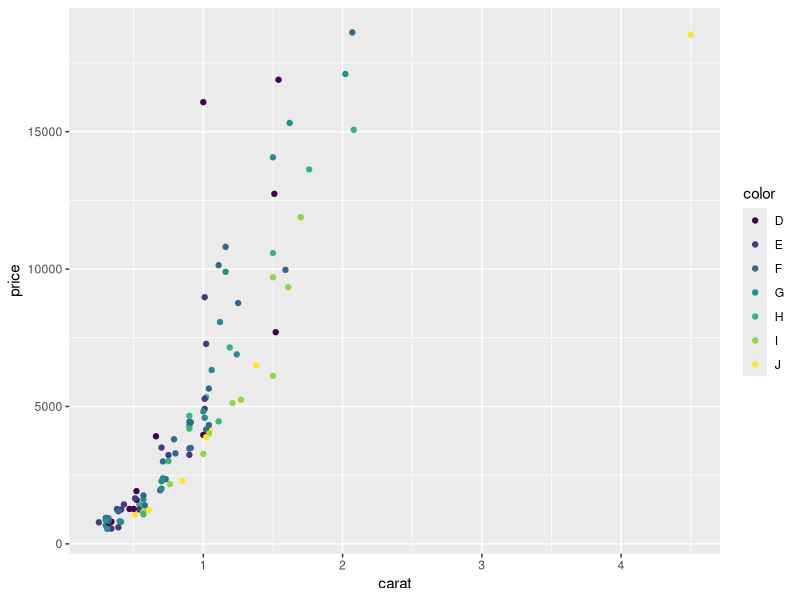
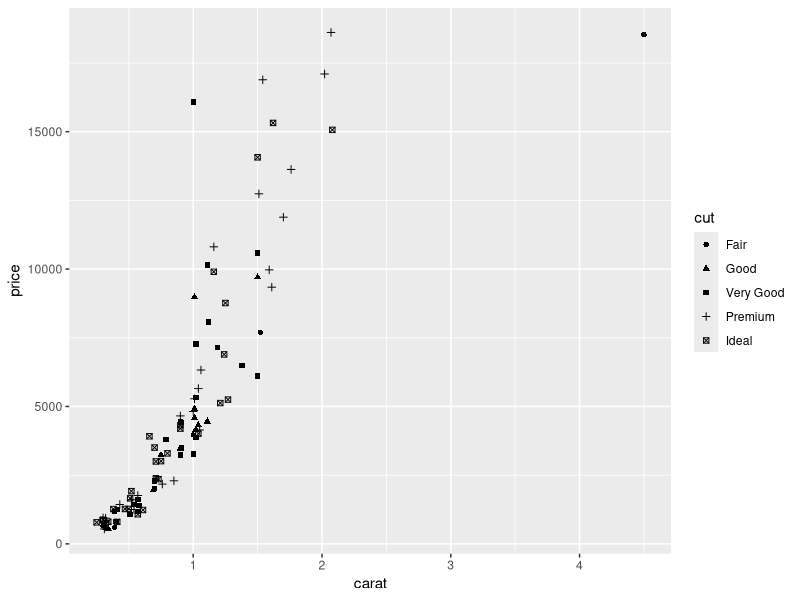
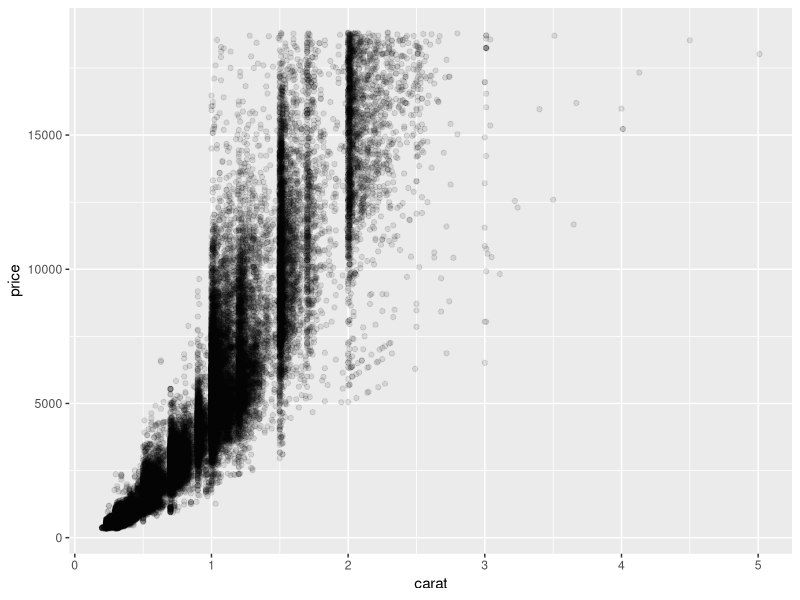
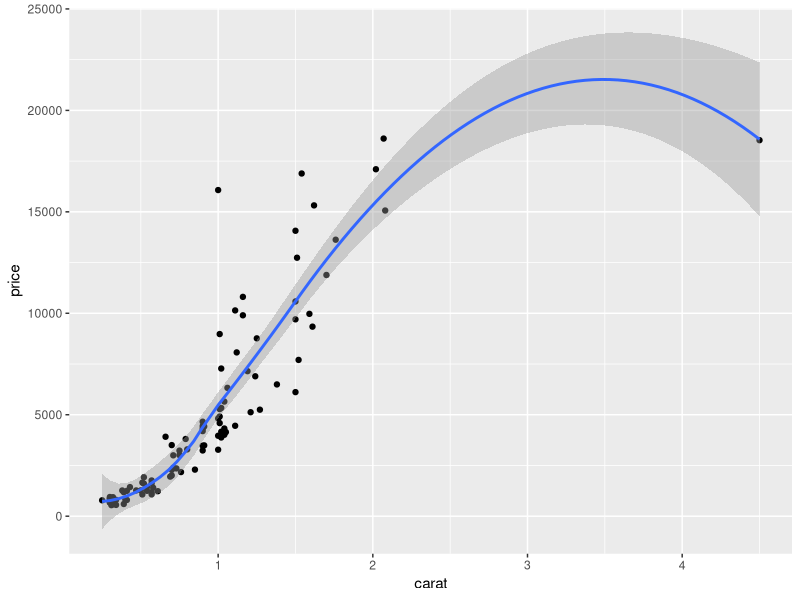
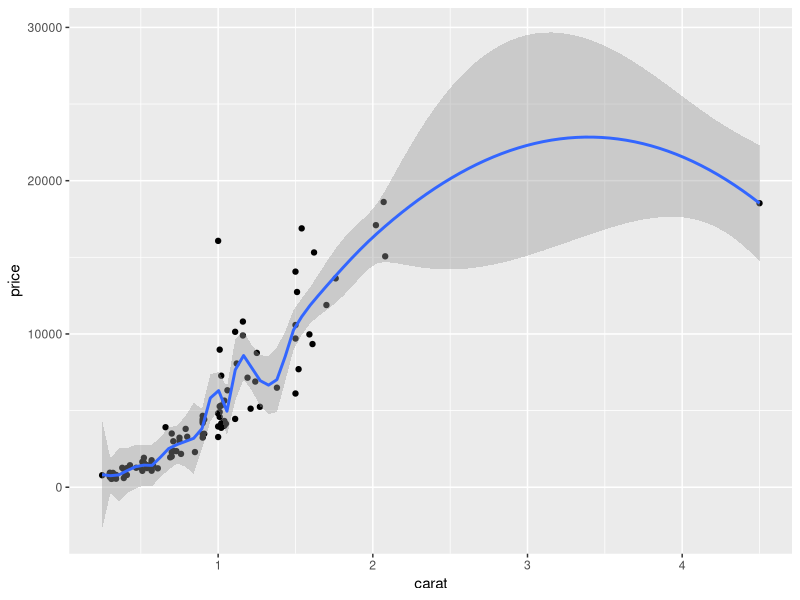
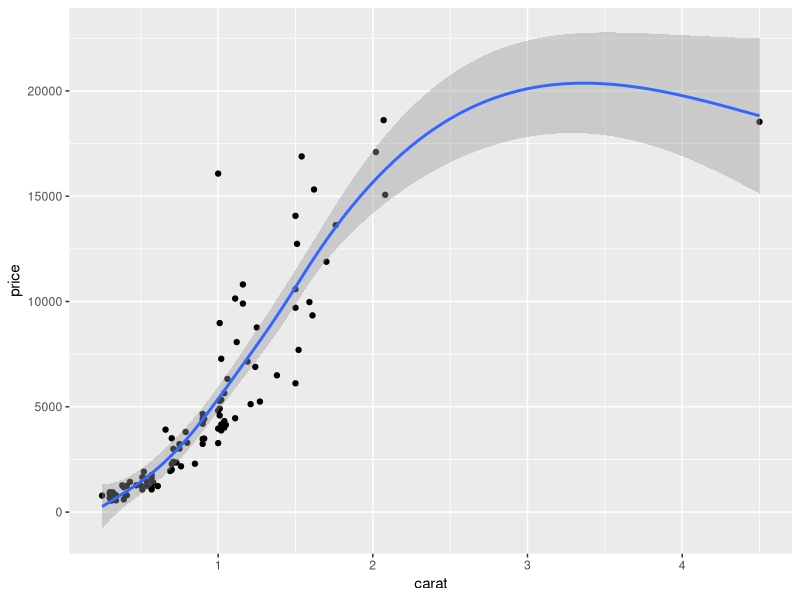
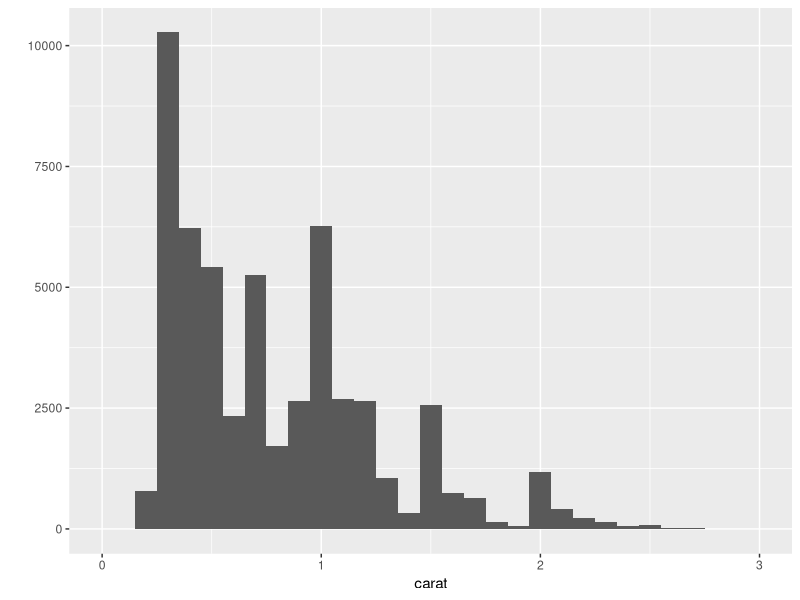
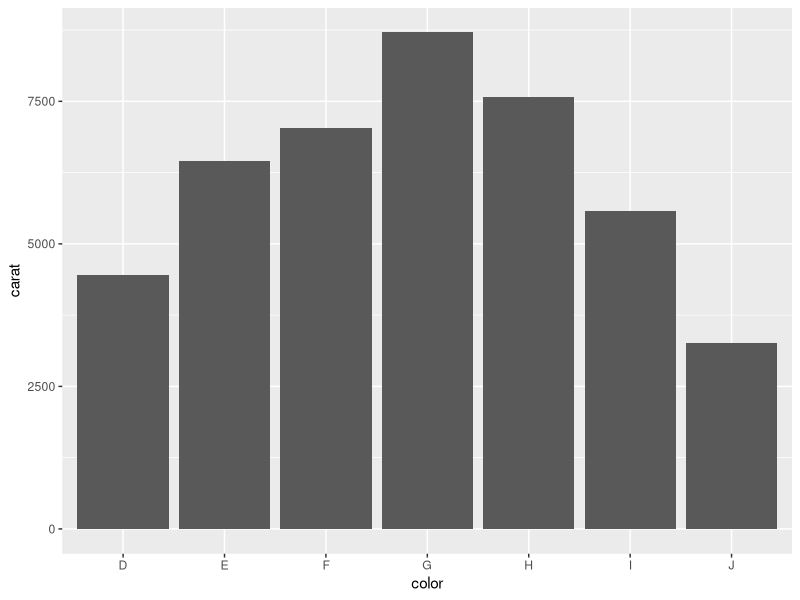

Here is the R script that generated these plots, in order: (Note: this script raises an error after producing the figures.)
## ---- chunk 1
library(ggplot2)
set.seed(1410) # Make the sample reproducible
dsmall <- diamonds[sample(nrow(diamonds), 100), ]
qplot(carat, price, data = dsmall, colour = color)
qplot(carat, price, data = dsmall, shape = cut)
qplot(carat, price, data = diamonds, alpha = I(1/10))
## ---- chunk 2
qplot(carat, price, data = dsmall, geom = c("point", "smooth"))
## ---- chunk 3
qplot(carat, price, data = dsmall, geom = c("point", "smooth"),span = 0.2)
## ---- chunk 4
qplot(carat, price, data = dsmall, geom = c("point", "smooth"),method = "gam",
formula = y ~ s(x, bs = "cs"))
## ---- chunk 5
qplot(carat, data = diamonds, geom = "histogram", binwidth = 0.1,xlim = c(0,3))
## ---- chunk 6
qplot(color, data = diamonds, geom = "bar", weight = carat) +
scale_y_continuous("carat")
## ---- chunk 7
year <- function(x) as.POSIXlt(x)$year + 1900
qplot(unemploy / pop, uempmed, data = economics,geom = c("point", "path"))
## ---- chunk 8
qplot(unemploy / pop, uempmed, data = economics,geom = "path", colour =
year(date)) + scale_area()
## ---- chunk 9
qplot(date, unemploy / pop, data = economics, geom = "line")
## ---- chunk 10
qplot(carat, data = diamonds, facets = color ~ .,geom = "histogram", binwidth =
0.1, xlim = c(0, 3))
